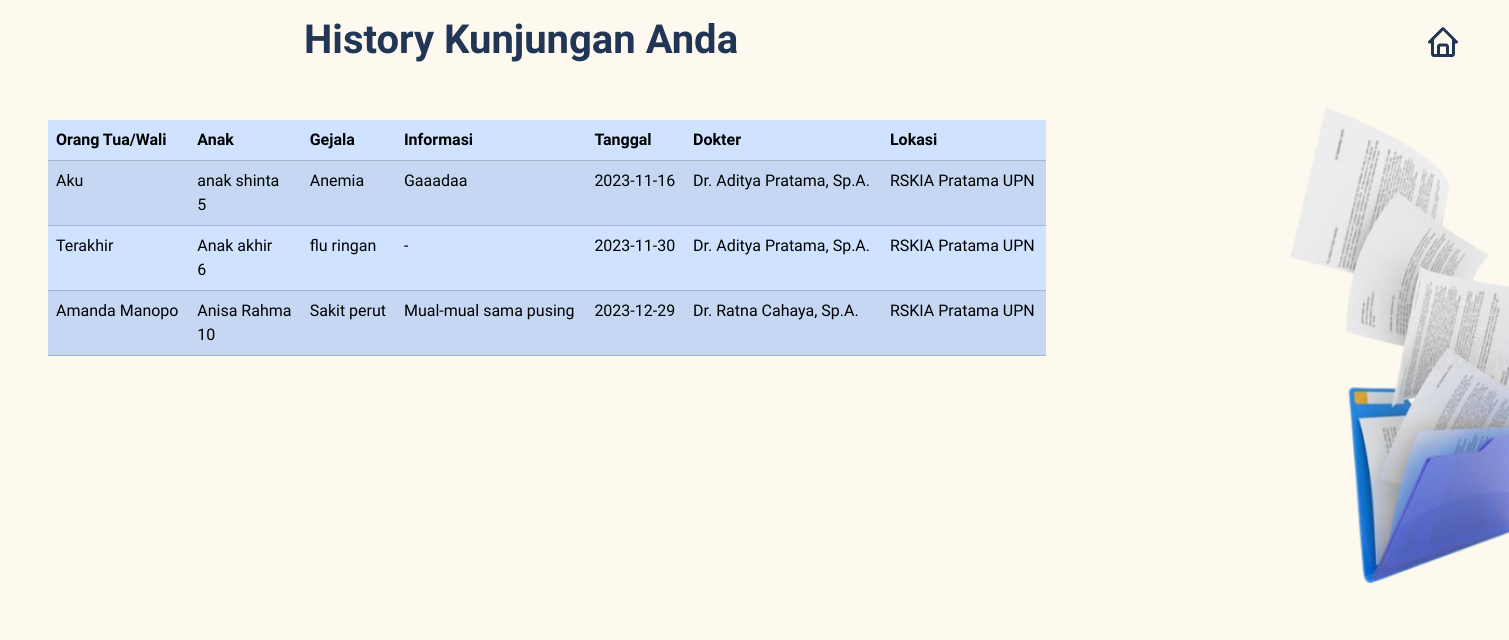
/history.php (signed in), run on the app's committed database.
### tables this page shows
CREATE TABLE `kunjungan` (
  `parent_name` varchar(30) NOT NULL,
  `children_name` varchar(30) NOT NULL,
  `troubling_symptoms` varchar(30) NOT NULL,
  `addictional_information` text NOT NULL,
  `children_age` int(3) NOT NULL,
  `visit_date` date NOT NULL,
  `status` int(11) NOT NULL,
  `pasienID` int(11) NOT NULL,
  `dokterID` int(11) NOT NULL,
  `kunjunganID` int(11) NOT NULL
);

CREATE TABLE `dokter` (
  `foto` text NOT NULL,
  `nama` varchar(30) NOT NULL,
  `kualifikasi` text NOT NULL,
  `biaya` varchar(20) NOT NULL,
  `dokterID` int(11) NOT NULL,
  `lokasi` varchar(30) NOT NULL
);

### history.php (the view, shortened to what this page needs)
<?php
$id =  $_SESSION["pasienID"];
?>
<!doctype html>
<html lang="en">
<head>
  <link href="https://cdn.jsdelivr.net/npm/bootstrap@5.3.2/dist/css/bootstrap.min.css" rel="stylesheet">
</head>
<body style="background-color : #FEF9EF; color : #213555">
  <ul class="nav justify-content-between bg-transparent mt-3" style="margin-left: 19rem; margin-right: 2rem;">
    <li class="nav-item">
      <h1 class="fs-1 fw-bold">History Kunjungan Anda</h1>
    </li>
    <li class="nav-item">
      <a class="nav-link fs-5" style="color : #213555;" href="home.php"><button class="navbar-toggler border border-0" type="button" data-bs-toggle="offcanvas" data-bs-target="#offcanvasNavbar" aria-controls="offcanvasNavbar" aria-label="Toggle navigation">
          <img />
        </button></a>
    </li>
  </ul>
  <div class=" row ">
    <div class="col-8 my-5 ms-5" style="margin-right: 10rem;">
      <table class="table table-striped table-primary">
        <thead>
          <tr>
            <th scope="col">Orang Tua/Wali</th>
            <th scope="col">Anak</th>
            <th scope="col">Gejala</th>
            <th scope="col">Informasi</th>
            <th scope="col">Tanggal</th>
            <th scope="col">Dokter</th>
            <th scope="col">Lokasi</th>
          </tr>
        </thead>
        <?php
        include 'connect_pemweb.php';
        $query = mysqli_query($connect, "SELECT k.parent_name, k.children_name, k.troubling_symptoms, k.addictional_information, k.children_age, k.visit_date, k.kunjunganID, d.nama, d.lokasi FROM kunjungan k
                                   INNER JOIN dokter d ON k.dokterID = d.dokterID WHERE k.pasienID = $id AND k.status = 1");
        while ($data = mysqli_fetch_array($query)) {
        ?>
          <tr>
            <td><?php echo $data['parent_name']; ?></td>
            <td><?php echo $data['children_name']; ?> <br> <?php echo $data['children_age']; ?> </td>
            <td><?php echo $data['troubling_symptoms']; ?></td>
            <td><?php echo $data['addictional_information']; ?></td>
            <td><?php echo $data['visit_date']; ?> </td>
            <td><?php echo $data['nama']; ?></td>
            <td><?php echo $data['lokasi']; ?></td>
          </tr>
        <?php
        }
        ?>
      </table>
    </div>
    <div class="col-1">
      <img src="data_kunjungan.png" alt="" height="540px">
    </div>
  </div>
</body>
</html>

### history.php (style rules this page uses)
body { font-family: 'Catamaran'; color: #213555; }

### data on the page
kunjungan: parent_name "Aku", children_name "anak shinta", children_age "5", troubling_symptoms "Anemia", addictional_information "Gaaadaa", visit_date "2023-11-16", dokterID.nama "Dr. Aditya Pratama, Sp.A.", dokterID.lokasi "RSKIA Pratama UPN"
kunjungan: parent_name "Terakhir", children_name "Anak akhir", children_age "6", troubling_symptoms "flu ringan", addictional_information "-", visit_date "2023-11-30", dokterID.nama "Dr. Aditya Pratama, Sp.A.", dokterID.lokasi "RSKIA Pratama UPN"
kunjungan: parent_name "Amanda Manopo", children_name "Anisa Rahma", children_age "10", troubling_symptoms "Sakit perut", addictional_information "Mual-mual sama pusing", visit_date "2023-12-29", dokterID.nama "Dr. Ratna Cahaya, Sp.A.", dokterID.lokasi "RSKIA Pratama UPN"
